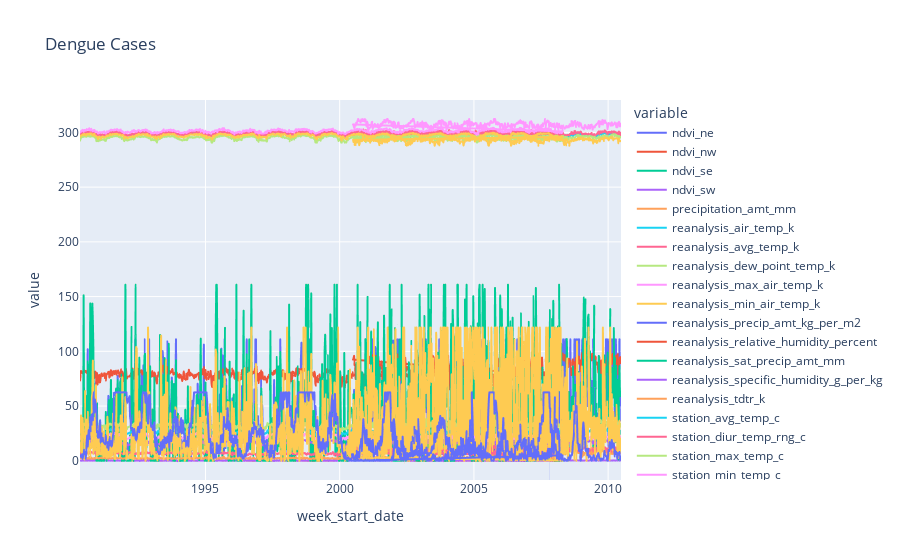

Here is the notebook cell this chart was saved with:
### Code cell
fig = px.line(df_train, x="week_start_date", y=df_train.columns, title="Dengue Cases")
fig.show()

### Figure 1 — Plotly figure (JSON) as saved in the notebook; plotly's stock layout.template omitted (floating-point values rounded to 4 significant figures; data arrays with more than 128 entries replaced by an {"elided": "..."} marker saying what was removed)
{"data": [{"hovertemplate": "variable=ndvi_ne<br>week_start_date=%{x}<br>value=%{y}<extra></extra>", "legendgroup": "ndvi_ne", "line": {"color": "#636efa", "dash": "solid"}, "marker": {"symbol": "circle"}, "mode": "lines", "name": "ndvi_ne", "showlegend": true, "type": "scattergl", "x": {"elided": "1439 str values"}, "xaxis": "x", "y": {"elided": "1439 float values"}, "yaxis": "y"}, {"hovertemplate": "variable=ndvi_nw<br>week_start_date=%{x}<br>value=%{y}<extra></extra>", "legendgroup": "ndvi_nw", "line": {"color": "#EF553B", "dash": "solid"}, "marker": {"symbol": "circle"}, "mode": "lines", "name": "ndvi_nw", "showlegend": true, "type": "scattergl", "x": {"elided": "1439 str values"}, "xaxis": "x", "y": {"elided": "1439 float values"}, "yaxis": "y"}, {"hovertemplate": "variable=ndvi_se<br>week_start_date=%{x}<br>value=%{y}<extra></extra>", "legendgroup": "ndvi_se", "line": {"color": "#00cc96", "dash": "solid"}, "marker": {"symbol": "circle"}, "mode": "lines", "name": "ndvi_se", "showlegend": true, "type": "scattergl", "x": {"elided": "1439 str values"}, "xaxis": "x", "y": {"elided": "1439 float values"}, "yaxis": "y"}, {"hovertemplate": "variable=ndvi_sw<br>week_start_date=%{x}<br>value=%{y}<extra></extra>", "legendgroup": "ndvi_sw", "line": {"color": "#ab63fa", "dash": "solid"}, "marker": {"symbol": "circle"}, "mode": "lines", "name": "ndvi_sw", "showlegend": true, "type": "scattergl", "x": {"elided": "1439 str values"}, "xaxis": "x", "y": {"elided": "1439 float values"}, "yaxis": "y"}, {"hovertemplate": "variable=precipitation_amt_mm<br>week_start_date=%{x}<br>value=%{y}<extra></extra>", "legendgroup": "precipitation_amt_mm", "line": {"color": "#FFA15A", "dash": "solid"}, "marker": {"symbol": "circle"}, "mode": "lines", "name": "precipitation_amt_mm", "showlegend": true, "type": "scattergl", "x": {"elided": "1439 str values"}, "xaxis": "x", "y": {"elided": "1439 float values"}, "yaxis": "y"}, {"hovertemplate": "variable=reanalysis_air_temp_k<br>week_start_date=%{x}<br>value=%{y}<extra></extra>", "legendgroup": "reanalysis_air_temp_k", "line": {"color": "#19d3f3", "dash": "solid"}, "marker": {"symbol": "circle"}, "mode": "lines", "name": "reanalysis_air_temp_k", "showlegend": true, "type": "scattergl", "x": {"elided": "1439 str values"}, "xaxis": "x", "y": {"elided": "1439 float values"}, "yaxis": "y"}, {"hovertemplate": "variable=reanalysis_avg_temp_k<br>week_start_date=%{x}<br>value=%{y}<extra></extra>", "legendgroup": "reanalysis_avg_temp_k", "line": {"color": "#FF6692", "dash": "solid"}, "marker": {"symbol": "circle"}, "mode": "lines", "name": "reanalysis_avg_temp_k", "showlegend": true, "type": "scattergl", "x": {"elided": "1439 str values"}, "xaxis": "x", "y": {"elided": "1439 float values"}, "yaxis": "y"}, {"hovertemplate": "variable=reanalysis_dew_point_temp_k<br>week_start_date=%{x}<br>value=%{y}<extra></extra>", "legendgroup": "reanalysis_dew_point_temp_k", "line": {"color": "#B6E880", "dash": "solid"}, "marker": {"symbol": "circle"}, "mode": "lines", "name": "reanalysis_dew_point_temp_k", "showlegend": true, "type": "scattergl", "x": {"elided": "1439 str values"}, "xaxis": "x", "y": {"elided": "1439 float values"}, "yaxis": "y"}, {"hovertemplate": "variable=reanalysis_max_air_temp_k<br>week_start_date=%{x}<br>value=%{y}<extra></extra>", "legendgroup": "reanalysis_max_air_temp_k", "line": {"color": "#FF97FF", "dash": "solid"}, "marker": {"symbol": "circle"}, "mode": "lines", "name": "reanalysis_max_air_temp_k", "showlegend": true, "type": "scattergl", "x": {"elided": "1439 str values"}, "xaxis": "x", "y": {"elided": "1439 float values"}, "yaxis": "y"}, {"hovertemplate": "variable=reanalysis_min_air_temp_k<br>week_start_date=%{x}<br>value=%{y}<extra></extra>", "legendgroup": "reanalysis_min_air_temp_k", "line": {"color": "#FECB52", "dash": "solid"}, "marker": {"symbol": "circle"}, "mode": "lines", "name": "reanalysis_min_air_temp_k", "showlegend": true, "type": "scattergl", "x": {"elided": "1439 str values"}, "xaxis": "x", "y": {"elided": "1439 float values"}, "yaxis": "y"}, {"hovertemplate": "variable=reanalysis_precip_amt_kg_per_m2<br>week_start_date=%{x}<br>value=%{y}<extra></extra>", "legendgroup": "reanalysis_precip_amt_kg_per_m2", "line": {"color": "#636efa", "dash": "solid"}, "marker": {"symbol": "circle"}, "mode": "lines", "name": "reanalysis_precip_amt_kg_per_m2", "showlegend": true, "type": "scattergl", "x": {"elided": "1439 str values"}, "xaxis": "x", "y": {"elided": "1439 float values"}, "yaxis": "y"}, {"hovertemplate": "variable=reanalysis_relative_humidity_percent<br>week_start_date=%{x}<br>value=%{y}<extra></extra>", "legendgroup": "reanalysis_relative_humidity_percent", "line": {"color": "#EF553B", "dash": "solid"}, "marker": {"symbol": "circle"}, "mode": "lines", "name": "reanalysis_relative_humidity_percent", "showlegend": true, "type": "scattergl", "x": {"elided": "1439 str values"}, "xaxis": "x", "y": {"elided": "1439 float values"}, "yaxis": "y"}, {"hovertemplate": "variable=reanalysis_sat_precip_amt_mm<br>week_start_date=%{x}<br>value=%{y}<extra></extra>", "legendgroup": "reanalysis_sat_precip_amt_mm", "line": {"color": "#00cc96", "dash": "solid"}, "marker": {"symbol": "circle"}, "mode": "lines", "name": "reanalysis_sat_precip_amt_mm", "showlegend": true, "type": "scattergl", "x": {"elided": "1439 str values"}, "xaxis": "x", "y": {"elided": "1439 float values"}, "yaxis": "y"}, {"hovertemplate": "variable=reanalysis_specific_humidity_g_per_kg<br>week_start_date=%{x}<br>value=%{y}<extra></extra>", "legendgroup": "reanalysis_specific_humidity_g_per_kg", "line": {"color": "#ab63fa", "dash": "solid"}, "marker": {"symbol": "circle"}, "mode": "lines", "name": "reanalysis_specific_humidity_g_per_kg", "showlegend": true, "type": "scattergl", "x": {"elided": "1439 str values"}, "xaxis": "x", "y": {"elided": "1439 float values"}, "yaxis": "y"}, {"hovertemplate": "variable=reanalysis_tdtr_k<br>week_start_date=%{x}<br>value=%{y}<extra></extra>", "legendgroup": "reanalysis_tdtr_k", "line": {"color": "#FFA15A", "dash": "solid"}, "marker": {"symbol": "circle"}, "mode": "lines", "name": "reanalysis_tdtr_k", "showlegend": true, "type": "scattergl", "x": {"elided": "1439 str values"}, "xaxis": "x", "y": {"elided": "1439 float values"}, "yaxis": "y"}, {"hovertemplate": "variable=station_avg_temp_c<br>week_start_date=%{x}<br>value=%{y}<extra></extra>", "legendgroup": "station_avg_temp_c", "line": {"color": "#19d3f3", "dash": "solid"}, "marker": {"symbol": "circle"}, "mode": "lines", "name": "station_avg_temp_c", "showlegend": true, "type": "scattergl", "x": {"elided": "1439 str values"}, "xaxis": "x", "y": {"elided": "1439 float values"}, "yaxis": "y"}, {"hovertemplate": "variable=station_diur_temp_rng_c<br>week_start_date=%{x}<br>value=%{y}<extra></extra>", "legendgroup": "station_diur_temp_rng_c", "line": {"color": "#FF6692", "dash": "solid"}, "marker": {"symbol": "circle"}, "mode": "lines", "name": "station_diur_temp_rng_c", "showlegend": true, "type": "scattergl", "x": {"elided": "1439 str values"}, "xaxis": "x", "y": {"elided": "1439 float values"}, "yaxis": "y"}, {"hovertemplate": "variable=station_max_temp_c<br>week_start_date=%{x}<br>value=%{y}<extra></extra>", "legendgroup": "station_max_temp_c", "line": {"color": "#B6E880", "dash": "solid"}, "marker": {"symbol": "circle"}, "mode": "lines", "name": "station_max_temp_c", "showlegend": true, "type": "scattergl", "x": {"elided": "1439 str values"}, "xaxis": "x", "y": {"elided": "1439 float values"}, "yaxis": "y"}, {"hovertemplate": "variable=station_min_temp_c<br>week_start_date=%{x}<br>value=%{y}<extra></extra>", "legendgroup": "station_min_temp_c", "line": {"color": "#FF97FF", "dash": "solid"}, "marker": {"symbol": "circle"}, "mode": "lines", "name": "station_min_temp_c", "showlegend": true, "type": "scattergl", "x": {"elided": "1439 str values"}, "xaxis": "x", "y": {"elided": "1439 float values"}, "yaxis": "y"}, {"hovertemplate": "variable=station_precip_mm<br>week_start_date=%{x}<br>value=%{y}<extra></extra>", "legendgroup": "station_precip_mm", "line": {"color": "#FECB52", "dash": "solid"}, "marker": {"symbol": "circle"}, "mode": "lines", "name": "station_precip_mm", "showlegend": true, "type": "scattergl", "x": {"elided": "1439 str values"}, "xaxis": "x", "y": {"elided": "1439 float values"}, "yaxis": "y"}, {"hovertemplate": "variable=total_cases<br>week_start_date=%{x}<br>value=%{y}<extra></extra>", "legendgroup": "total_cases", "line": {"color": "#636efa", "dash": "solid"}, "marker": {"symbol": "circle"}, "mode": "lines", "name": "total_cases", "showlegend": true, "type": "scattergl", "x": {"elided": "1439 str values"}, "xaxis": "x", "y": {"elided": "1439 float values"}, "yaxis": "y"}], "layout": {"legend": {"title": {"text": "variable"}, "tracegroupgap": 0}, "title": {"text": "Dengue Cases"}, "xaxis": {"anchor": "y", "domain": [0, 1], "title": {"text": "week_start_date"}}, "yaxis": {"anchor": "x", "domain": [0, 1], "title": {"text": "value"}}}}
